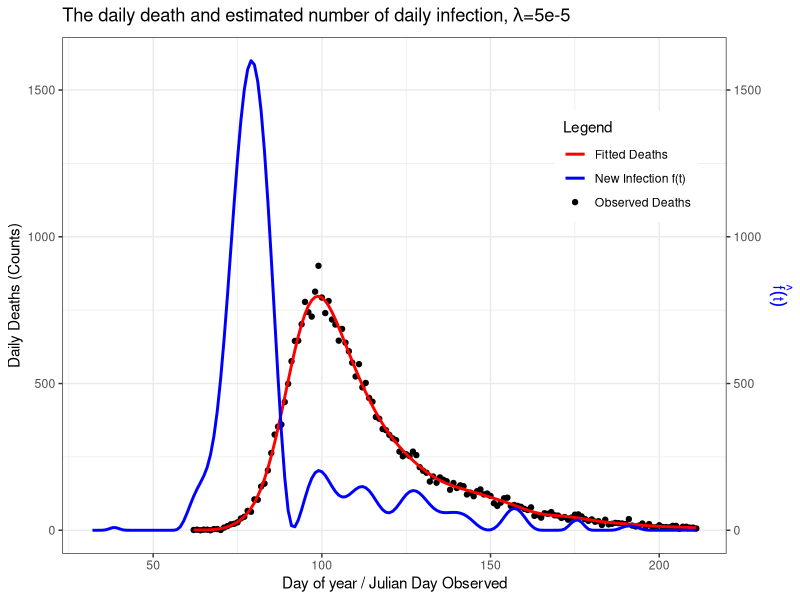
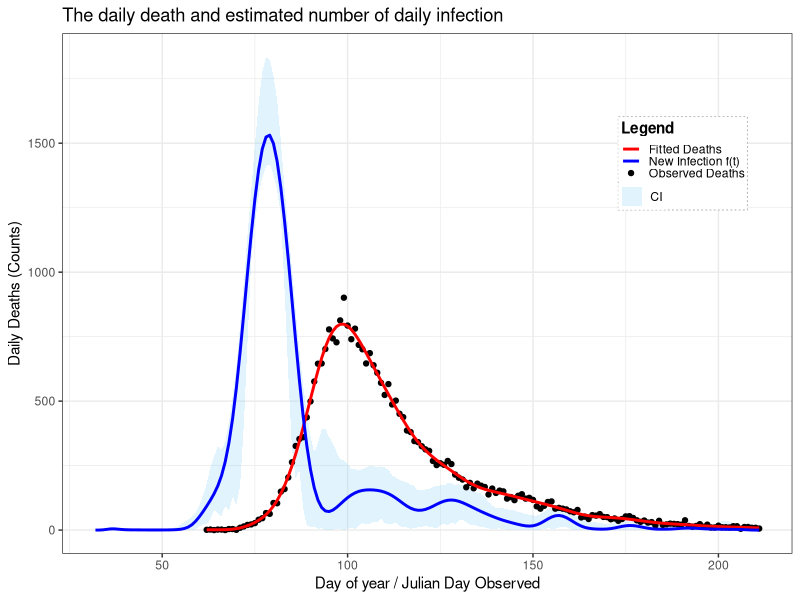

These charts were generated, in order, by the following R code:
start <- Sys.time()
##=============== PROJECT 3 - EXTENDED STATISTICAL PROGRAMMING =================

# Group 12 
# Aseel Alghamdi : S2901228
# Fenanda Dwitha Kurniasari : S2744048
# Nurmawiya : S2822251

# Aseel     : Make function to contruct X, X tilde, and S (make_matrice)
#             Make objective function and its derivative
# Fenanda   : Bootstrap Uncertainty, 
#             Make final plot
#             Revise and put comment on code
# Nurmawiya : Preliminary Sanity Check with initial lambda, making plot
#             Fit the model using BFGS
#             Revise and put comment on code

# Repository Link
# https://github.com/fenandadwithak/Team12/tree/main/Proj3

# ==============================================================================
##                                  OUTLINE
# ==============================================================================
## What you get:
## (1) 
## (2) 
## (3) 
## (4) 
## (5)
## (6)


##===================== Data Preparation & Load library ========================
library(splines) #load library splines
library(ggplot2)

df <- read.table("engcov.txt", header = TRUE) # import datasets
y <- df$nhs; t <- df$julian
n <- length(y) # define total observation 
d <- 1:80; edur <- 3.151; sdur <- .469
pd <- dlnorm(d, edur, sdur) # density (PDF) function of death
pd <- pd / sum(pd) # probability of death

##==================== (1) Construct X, Xtilde, and S ==========================
make_matrices <- function(t, K=80) {
  # Function to construct matrices (Xtilde, X, S) required for predicting 
  #  number of new infections occuring on day t which expressed by an infection 
  #  rate function f(t)
  
  # Input/Arguments :(1) t, a vector of day since 2020. In this dataset, we use 
  #                      julian
  #                  (2) K, number of basis function, set to 80
  #                      larger K gives a more flexible/wigglier basis
  #
  # Output/Return   :(1) Xtilde, a model matrix (spline basis) to predict f(t) 
  #                      f(t) = b1(t)β1 + b2(t)β2 + ... + bk(t)βk
  #                      row : days; colomn : B-spline basis function
  #                  (2) X, model matrix for the expected death count (the 
  #                      observed outcome), after convolution with Xtilde and 
  #                      π(j)/probability func. for days from infection to death 
  #                  (3) S, penalised matrix. Matrix defining which aspect of β
  #                      are penalised
  
  # Construct X_tilde
  # Define a sequence starting from the first day of death recorded minus 30
  # (min(t)-30) because for the earliest records, deaths might be caused by the
  # infection happened around 30 days ago, until maximum day observed (max(t))
  # for as many as K+4 evenly spaced, so there will be a sequence of 84 numbers
  knots <- seq(min(t)-30, max(t), length.out=K+4)
  
  Xtilde <- splineDesign(knots=knots, 
                         x=(min(t)-30):max(t), 
                         ord=4,
                         outer.ok= TRUE)#construct matrix X-tilde using 
                                        #splineDesign with 84 knots as defined 
                                        #before starting from min(t)-30 until 
                                        #max(t) with order of the spline = 4
  
  # Construct X
  X <- matrix(0, nrow=length(t), ncol=ncol(Xtilde)) # initialize matrix to store
  #for every value in length(t) = 150
  # Execute for each observation of time (1:150)
  for (i in 1:length(t)) {
    j_max <- min(80, 29 + i) ## define upper bound for summation
    for (j in 1:j_max) { ## calculate for each days until death 
      # fill corresponding cells with corresponding element X_tilde and prob 
      # death time function
      X[i,] <- X[i,] + Xtilde[30 + i - j,] * pd[j] 
    }
  }
  
  # Construct S (Penalised Matrix)
  S <- crossprod(diff(diag(ncol(X)), diff=2))
  
  list(Xtilde=Xtilde, X=X, S=S) ## return the output into a list 
}##make_matrices

mats <- make_matrices(t) #
X <- mats$X ## X
S <- mats$S ## S
Xtilde <- mats$Xtilde ## X tilde

##============= (2) Function Penalised NLL and its Objective Func. =============

# In this part, we define objective function to be optimised. For this case, 
# it's already given that f(t) has possion GLM distribution

# First, we know that (log likehood funct of poisson) formula for poisson 
#        l = ∑[yi.log(μi)−μi−log(yi!)]
#        where  μ = Xβ
#        Also, we drop log(yi!) as it does not depends on parameter
#   
# NLL = ∑(Xβ−y⋅log(Xβ))[Negative loglikelihood function]
#       where β=exp(γ) (imposed for positivity)
# Then, the penalty is applied to β (control smoothness of the function), 
#       P = 0.5λβ'Sβ

# Penalised NLL = NLL + P

# Objective Function
pen_nll <- function(gamma, X, y, S, lambda, weight=1) {
  # Function to compute penalised negative log likehood
  # Input/Argument : (1) Gamma : K-vector of spline coefficients
  #                  (2) y : the deaths on day of the year ti
  #                  (3) S : penalised matrix
  #                  (4) lambda : smoothing parameter
  #                  (5) weight : weight for bootstraping sampled data
  #                      adjusted for more general use in this case
  
  # Output/Return  : single numeric value of pen_nll
  beta <- exp(gamma) # β = exp(γ)
  mu <- as.vector(X %*% beta) # μ = Xβ
  ll <- sum(weight*(y * log(mu) - mu)) # likelihood funct of possion dist
  penalty <- 0.5 * lambda * t(beta) %*% (S %*% beta) # penalty
  return(-ll + penalty)
}##pen_nll


# Define Gradient vector of Objective Function/ its derivative vector 
pen_grad <- function(gamma, X, y, S, lambda, weight=1) {
  # Function to compute derivative vector
  # Input/Argument : (1) Gamma : K-vector of spline coefficients
  #                  (2) y : the deaths on day of the year ti
  #                  (3) S : penalised matrix
  #                  (4) lambda : smoothing parameter
  #                  (5) weight : weight for bootstraping sampled data
  #                      adjusted for more general use in this case
  
  
  beta <- exp(gamma) # β = exp(γ)
  mu <- as.vector(X %*% beta) # μ = Xβ
  F <- t(X) %*% (weight*(y / mu - 1)) # ∂li/∂γj; or F =  diag(yi/µi−1).X.diag(β) 
  grad_ll <- -F * beta # total derivative for all data
  grad_pen <- lambda * (beta * (S %*% beta)) # total gradient for penalty 
  return(as.vector(grad_ll + grad_pen))
}

# Checking the derivative (From SP Notes pg 74)
K <- 80
fd <- gamma0 <- rep(0, K)       # start from all zeros
lambda <- 5e-5
pen_nll0 <- pen_nll(gamma0, X, y, S, lambda) 
eps <- 1e-7
for (i in 1:length(gamma0)) {
  gamma1 <- gamma0; gamma1[i] <- eps
  pen_nll1 <- pen_nll(gamma1,X,y,S,lambda)
  fd[i] <- (pen_nll1 - pen_nll0)/eps
}
fd; pen_grad(gamma0, X, y, S, lambda) ## already same
range(fd - pen_grad(gamma0, X, y, S, lambda)) ## apx zero

##================ (3) Fit the model using BFGS optimization ===================
gamma0 <- rep(0, K)       # start from all zeros
lambda <- 5e-5            # smoothing strength: larger -> smoother fitted curve

# Use BFGS (a standard quasi-Newton optimizer) to minimize the objective
fit <- optim(
  par     = gamma0,                 # initial gamma
  fn      = pen_nll,                # objective function
  gr      = pen_grad,               # analytic gradient
  method  = "BFGS",                 # efficient for smooth problems
  control = list(maxit = 1000),     # cap iterations
  X=X, y=y, S=S, lambda=lambda
)

beta_hat <- exp(fit$par) # estimated spline coefficients (K-vector)
mu_hat <- as.vector(X %*% beta_hat)

deaths_df <- data.frame(day = t, deaths = y, fitted = mu_hat)
infect_df <- data.frame(day = (min(t)-30):max(t), f_hat = as.vector(Xtilde %*% beta_hat))

# Combined Plot
windows()
ggplot() +
  geom_point(data = deaths_df, aes(x = day, y = deaths, color = "Observed Deaths"), size=1.5) +
  geom_line(data = deaths_df, aes(x = day, y = fitted, color = "Fitted Deaths"), size=1) +
  geom_line(data = infect_df, aes(x = day, y = f_hat, color = "New Infection f(t)"), size = 1) +
  labs(
    x = "Day of year / Julian Day Observed",
    y = "Daily Deaths (Counts)",
    title = expression(paste("The daily death and estimated number of daily infection, ", lambda, "=5e-5")),
    color = "Legend"
  ) +
  scale_color_manual(
    values = c(
      "Observed Deaths" = "black",
      "Fitted Deaths" = "red",
      "New Infection f(t)" = "blue"
    )) +
  theme_bw() +
  theme(
    axis.title.y.left = element_text(color="black"),
    axis.title.y.right = element_text(color="blue"),
    legend.position = c(0.85, 0.75)
  ) +
  scale_y_continuous(sec.axis = sec_axis(~., name = expression(hat(f)(t))))



##================ (4) Fit the model using BFGS optimization ===================
lambdas <- exp(seq(-13, -7, length=50))
BIC_vals <- numeric(length(lambdas))
best_fit <- NULL

for (i in seq_along(lambdas)) {
  fit <- optim(par=gamma0, fn=pen_nll, gr=pen_grad, method="BFGS",
               X=X, y=y, S=S, lambda=lambdas[i], control=list(maxit=1000))
  beta_hat <- exp(fit$par)
  mu_hat <- as.vector(X %*% beta_hat)
  W <- diag(as.vector(y / mu_hat^2))
  H0 <- t(X) %*% W %*% X
  H_lambda <- H0 + lambdas[i] * S
  EDF <- sum(diag(solve(H_lambda, H0)))
  ll <- sum(y * log(mu_hat) - mu_hat)
  BIC_vals[i] <- -2 * ll + log(length(y)) * EDF
  if (is.null(best_fit) || BIC_vals[i] < min(BIC_vals[1:i])) best_fit <- fit
}

best_lambda <- lambdas[which.min(BIC_vals)]
cat("Best lambda:", best_lambda, "\n")

##=============== (5) Non Parametric Bootstrap Uncertainty =====================
# Initialize number of replicate sample
n_bootstrap <- 200 

# Initialize matrix to store bootstrap replicates
mat_boots <- matrix(NA, nrow=nrow(mats$Xtilde), ncol=n_bootstrap)

for (b in 1:n_bootstrap) {
  wb <- tabulate(sample(n, replace=TRUE), n)
  fit_b <- optim(rep(0, ncol(X)), 
                 pen_nll, gr=pen_grad, 
                 method="BFGS",
                 y=y, X=X, S=S, 
                 lambda=best_lambda, 
                 weight=wb, 
                 control=list(maxit=1000))
  beta_b <- exp(fit_b$par)
  mat_boots[,b] <- mats$Xtilde %*% beta_b ## estimate number of new infection
}

##=====================(6) Final Plot===========================================

# Estimate the daily new infection rate f(t) with its 95% confidence limits
infect = data.frame(time_ft=(min(t)-30):max(t), 
                    mean_ft=rowMeans(mat_boots), #estimated mean of f(t)
                    sd_ft=apply(mat_boots,1,sd), #estimated sd of f(t)
                    lb_ft=t(apply(mat_boots,1, #lower bound, take the first row
                              function(x) quantile(x,c(0.025,0.975))))[,1],
                    ub_ft=t(apply(mat_boots,1, #upper bound, take the second row
                              function(x) quantile(x,c(0.025,0.975))))[,2]
                    )

# Estimate death and observed death
beta_hat <- exp(best_fit$par) # 
mu_hat <- as.vector(X %*% beta_hat) # mean deaths per day (from based fit model)
deaths <- data.frame(day = t, deaths = y, model_fit = mu_hat)

# Final Plot (Bootstrap)
ggplot() +
  ## Add 95% CI to plot
  geom_ribbon(
    data = infect,
    aes(x = time_ft, ymin = lb_ft, ymax = ub_ft, fill = "CI")
  ) +
  ## Add point represents death recorded from nhs data
  geom_point(
    data = deaths,
    aes(x = day, y = deaths, color = "Observed Deaths"),
    size = 1.5
  ) +
  ## Add line represents estimated death
  geom_line(
    data = deaths,
    aes(x = day, y = mu_hat, color = "Fitted Deaths"),
    size = 1
  ) +
  ## Add line represents estimated f(t) based on 200 replicates data
  geom_line(
    data = infect,
    aes(x = time_ft, y = mean_ft, color = "New Infection f(t)"),
    size = 1
  ) +
  ## Add label
  labs(
    x = "Day of year / Julian Day Observed",
    y = "Daily Deaths (Counts)",
    title = "The daily death and estimated number of daily infection",
    color = "Legend",
    fill = "Legend"
  ) +
  ## Add legend for line and points
  scale_color_manual(
    values = c(
      "Observed Deaths" = "black",
      "Fitted Deaths" = "red",
      "New Infection f(t)" = "blue"
    ),
    guide = "legend"
  ) +
  ## Add legend for CI
  scale_fill_manual(
    values = c("CI" = rgb(0.53, 0.81, 0.98, 0.25)),
    guide = "legend"
  ) +
  guides(
    color = guide_legend(
      title = "Legend",
      order = 1,
      override.aes = list(fill = NA)
    ),
    fill = guide_legend(
      title = NULL,
      order = 1,
      override.aes = list(
        linetype = 0,
        shape = 22,
        size = 5,
        color = NA,
        fill = rgb(0.53, 0.81, 0.98, 0.25)
      )
    )
  ) +
  theme_bw() +
  # Adjust position
  theme(
    legend.position = c(0.85, 0.75),
    legend.background = element_rect(fill = alpha("white", 0.7), color = NA),
    legend.box.background = element_rect(color = "gray70", linetype = "dotted"),
    legend.title = element_text(face = "bold"),
    legend.key.height = unit(0.4, "lines"),
    legend.key.width  = unit(1, "lines"),
    legend.spacing.y  = unit(0.05, "lines"),
    legend.margin = margin(2, 2, 2, 2)
  )





end <- Sys.time()
end-start
